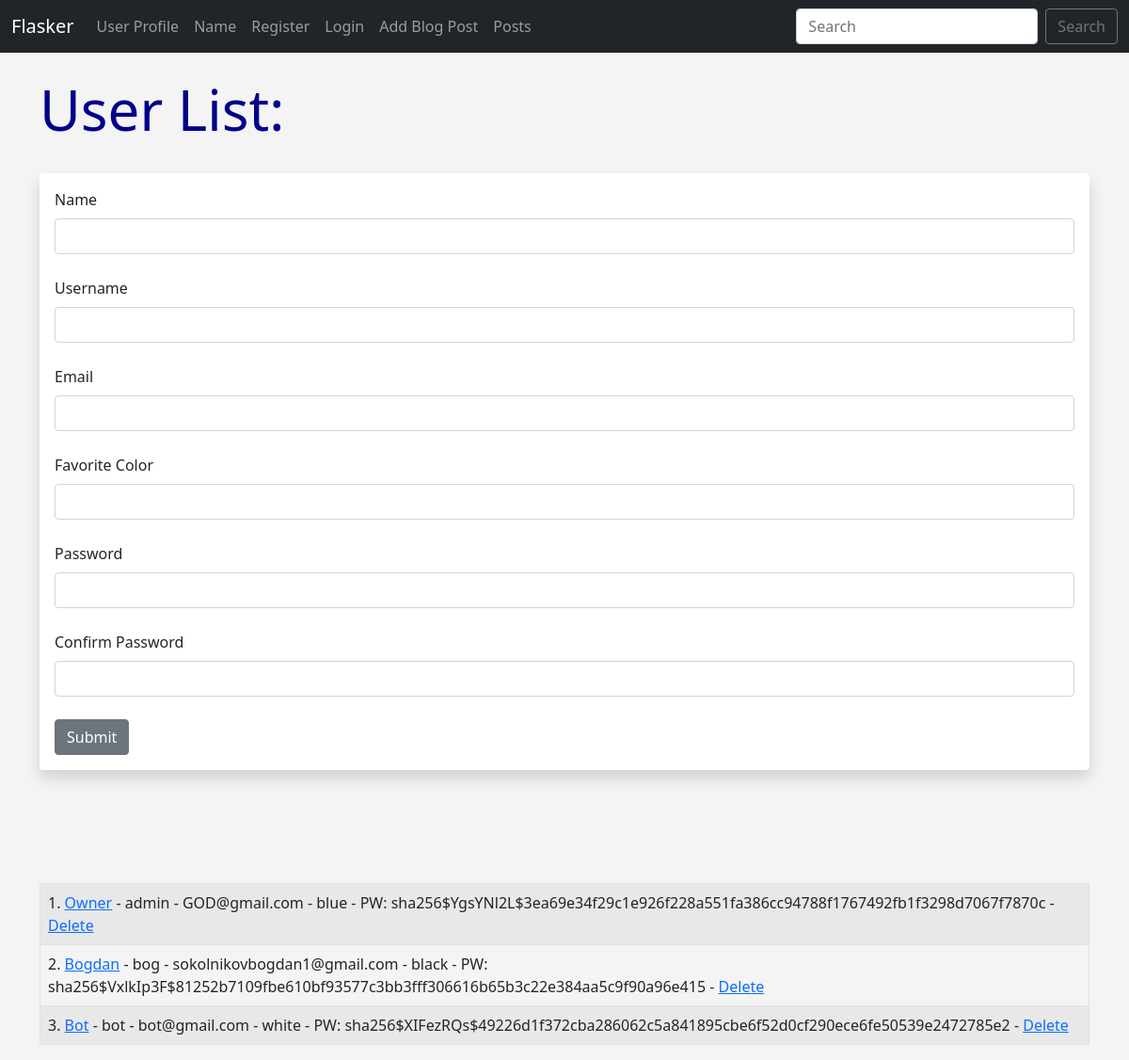
The page /user/add on the database as committed earlier.
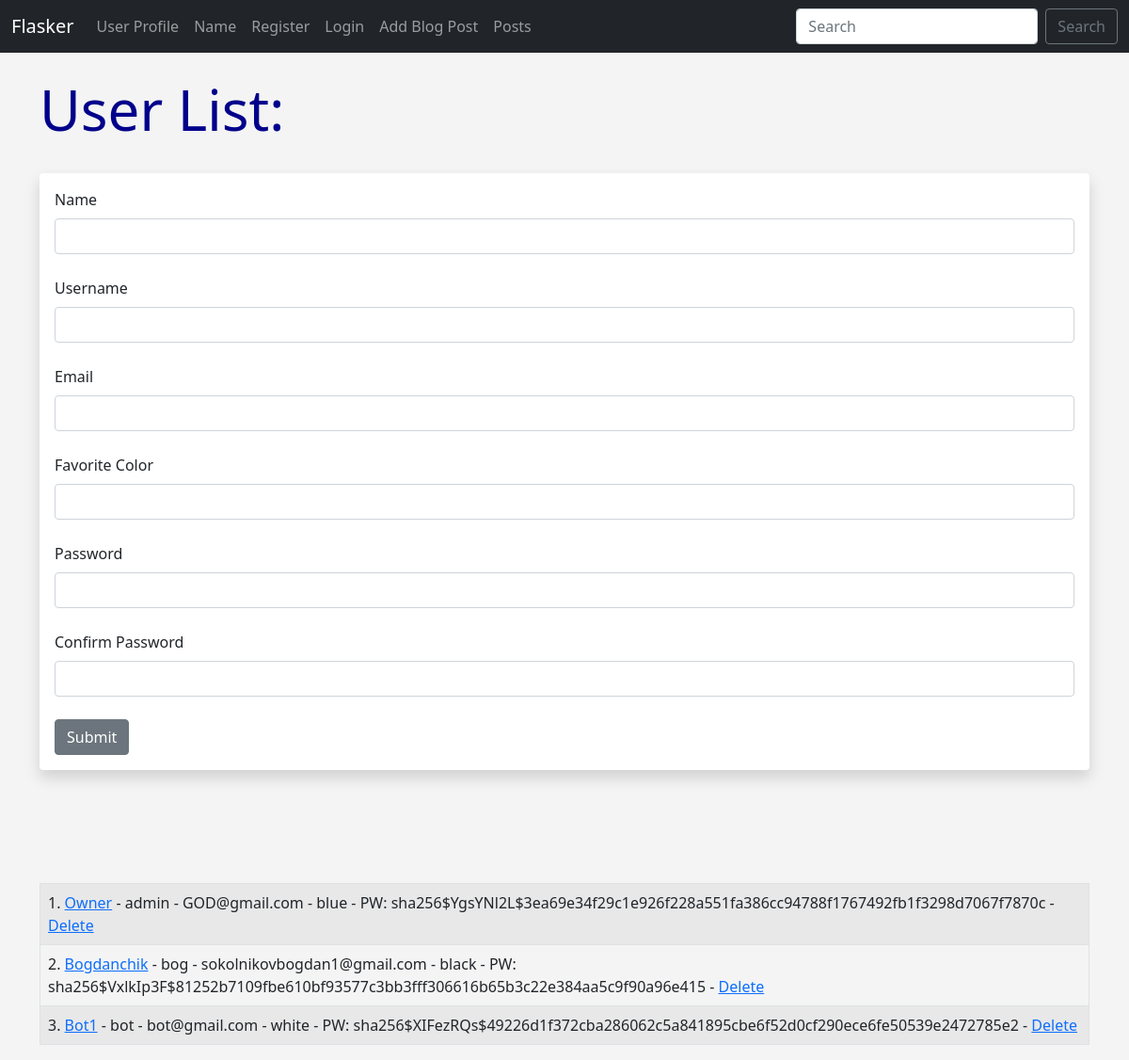
The same page on the database as committed later.
### app.py (models this page shows, shortened)
class Users(db.Model, UserMixin):
	id = db.Column(db.Integer, primary_key=True)
	username = db.Column(db.String(20), nullable=False, unique=True)
	name = db.Column(db.String(200), nullable=False)
	email = db.Column(db.String(120), nullable=False, unique=True)
	favorite_color = db.Column(db.String(120))
	about_author = db.Column(db.Text(500), nullable=True)
	date_added = db.Column(db.DateTime, default=datetime.utcnow)
	profile_pic = db.Column(db.String(), nullable=True)
	password_hash = db.Column(db.String(128))
	posts = db.relationship('Posts', backref='poster')
	@property
	def password(self):
		raise AttributeError('password is not a readable attribute!')

### app.py (the view, shortened to what this page needs)
@app.route('/user/add', methods=['GET', 'POST'])
def add_user():
	name = None
	form = UserForm()
	our_users = Users.query.order_by(Users.date_added)
	return render_template("add_user.html",
		form=form,
		name=name,
		our_users=our_users)

### webforms.py
class UserForm(FlaskForm):
	name = StringField("Name", validators=[DataRequired()])
	username = StringField("Username", validators=[DataRequired()])
	email = StringField("Email", validators=[DataRequired()])
	favorite_color = StringField("Favorite Color")
	about_author = TextAreaField("About Author")
	password_hash = PasswordField('Password', validators=[DataRequired(), EqualTo('password_hash2', message='Passwords Must Match!')])
	password_hash2 = PasswordField('Confirm Password', validators=[DataRequired()])
	profile_pic = FileField("Profile Pic")
	submit = SubmitField("Submit")

class SearchForm(FlaskForm):
	searched = StringField("Searched", validators=[DataRequired()])
	submit = SubmitField("Submit")

### app.py (called while the page is built)
@app.context_processor
def base():
	form = SearchForm()
	return dict(form=form)

### templates/add_user.html (shortened to what this page needs)
{% extends 'base.html' %}
{% block content %}
{% if name %}
	<h1>User Added!</h1>
	<br/><br/>
<table class="table table-hover table-bordered table-striped">
{% for our_user in our_users %}
	<tr>
	<td>{{ our_user.id }}. <a href="{{ url_for('update', id=our_user.id)}}">{{ our_user.name }}</a> - {{ our_user.email }} - {{ our_user.favorite_color }} -
		<a href="{{ url_for('delete', id=our_user.id)}}">Delete</a></td>
	</tr>
{% endfor %}
</table>
{% else %}
	<h1>User List:</h1>
	<br/>
<div class="shadow p-3 mb-5 bg-body rounded">
	<form method="POST">
		{{ form.name.label(class="form-label") }}
		{{ form.name(class="form-control") }}
		<br/>
		{{ form.username.label(class="form-label") }}
		{{ form.username(class="form-control") }}
		<br/>
		{{ form.email.label(class="form-label") }}
		{{ form.email(class="form-control") }}
		<br/>
		{{ form.favorite_color.label(class="form-label") }}
		{{ form.favorite_color(class="form-control") }}
		<br/>
		{{ form.password_hash.label(class="form-label") }}
		{{ form.password_hash(class="form-control") }}
		<br/>
		{{ form.password_hash2.label(class="form-label") }}
		{{ form.password_hash2(class="form-control") }}
		<br/>
		{{ form.submit(class="btn btn-secondary") }}
	</form>
</div>
<br/><br/><br/>
<table class="table table-hover table-bordered table-striped">
{% for our_user in our_users %}
	<tr>
	<td>{{ our_user.id }}. <a href="{{ url_for('update', id=our_user.id)}}">{{ our_user.name }}</a> - {{our_user.username }} - {{ our_user.email }} - {{ our_user.favorite_color }} -
	PW: {{ our_user.password_hash }} -
	<a href="{{ url_for('delete', id=our_user.id)}}">Delete</a></td>
	</tr>
{% endfor %}
</table>
{% endif %}
{% endblock %}

Rows that differ between the two databases and show on the page:
changed Users "bog": name "Bogdan" → "Bogdanchik"
changed Users "bot": name "Bot" → "Bot1"
